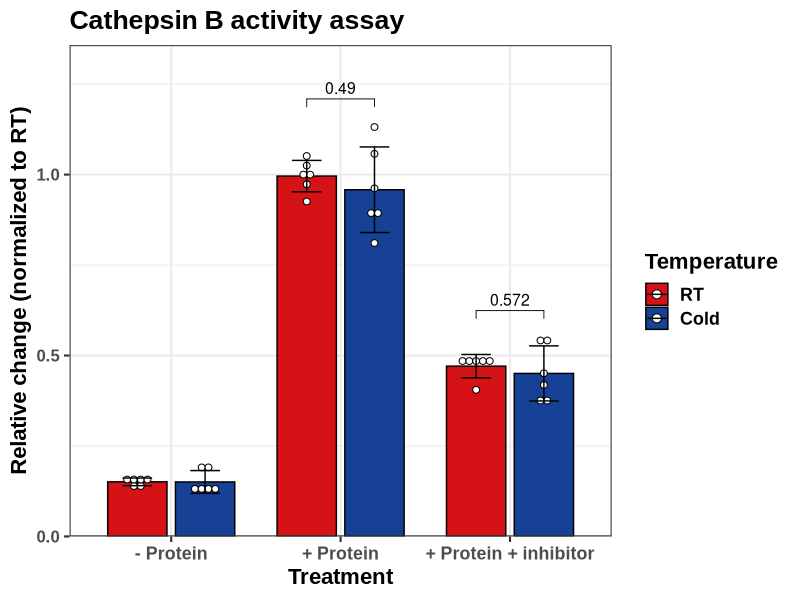
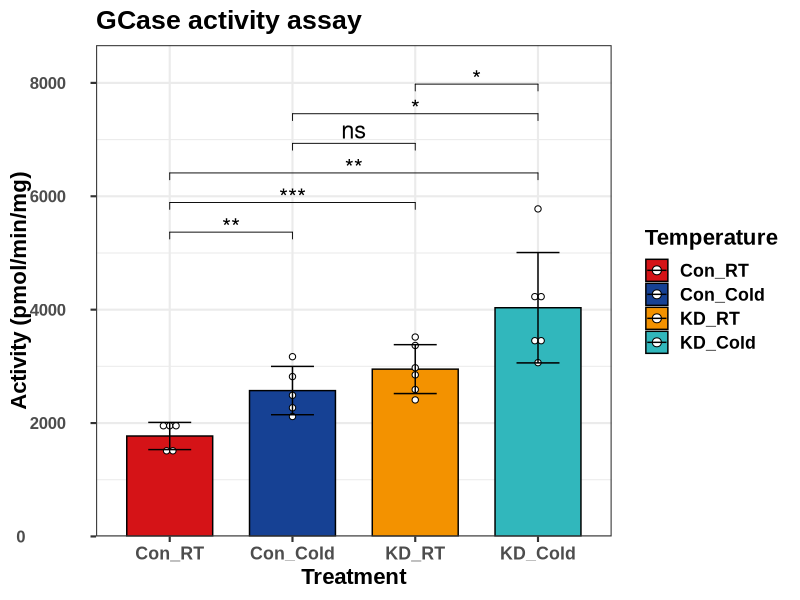

Generate these figures, in order, with R: (Note: this script raises an error after producing the figures.)
## ---- chunk 1
if(!require(tidyverse)){install.packages("tidyverse")}
if(!require(readxl)){install.packages("readxl")}
if(!require(ggpubr)){install.packages("ggpubr")}
if(!require(Cairo)){install.packages("Cairo")}
if(!require(rstatix)){install.packages("rstatix")}
if(!require(ggsci)){install.packages("ggsci")} 
pal_33 <- c("#D51317", "#164194")
pal_45 <- c("#D51317", "#164194", "#F39200FF", "#31B7BCFF")
## ---- chunk 2
mdat <- read_csv("data/CathB/Exp30/2022_0201_CathB_Exp30_r.csv")

mdat$Group <- factor(mdat$Group, 
                     levels = c("RT", "Cold")
                     )
mdat$Treatment <- factor(mdat$Treatment,
                         levels = c("no_prot", "prot",
                                     "prot+E64D")
                         )

p0 <- ggbarplot(mdat, x = "Treatment", y = "Norm_final", 
                add = c("mean_sd", "dotplot"), 
                color = "Group", fill = "Group", 
                add.params = list(width = 0.35, 
                                  binwidth = .15*min(mdat$Norm_final, na.rm = T)
                                  ),
                position = position_dodge(0.8),
                size = 0.5) +
      scale_y_continuous(limits = c(0.00, 1.2*max(mdat$Norm_final, na.rm = T)
                                    ),
                         expand = c(0,0)
                         ) +
      scale_x_discrete(labels = c("- Protein",
                                  "+ Protein",
                                  "+ Protein + inhibitor")
                       )

p1 <- ggpar(p0, palette = pal_33, legend = "top", legend.title = "Temperature", 
            title = "Cathepsin B activity assay",  
            xlab = "Treatment", ylab = "Relative change (normalized to RT)") +
        theme_bw(base_size = 16, base_family = 'Arial') +
        theme(text = element_text(colour = 'black', 
                                  family = "Arial", 
                                  size = 16, 
                                  face = "bold"),
              axis.text.y = element_text(size = 12, hjust = -0.5)
              )

stat.test <- mdat |>
  group_by(Treatment) |>
  na.omit() |>
  t_test(Norm_final ~ Group) |>
  adjust_pvalue(method = "none") |>
  add_significance("p")

stat.test$p.adj.signif <- stat.test$p.signif
stat.test <- stat.test |>
  na.omit() |>
  add_xy_position(fun = "max", "Treatment", dodge = 0.8) 

p2 <- p1 + stat_pvalue_manual(
  stat.test, label = "p", 
  tip.length = 0.02, size = 4,
  hide.ns = F) +
  scale_color_manual(values = c("black", "black"))

CairoPDF(file = "output/Fig2/Fig2B_CathepsinB.pdf", height = 10, width = 12)
  print(p2)
dev.off()
## ---- chunk 3
mdat <- read_xlsx("data/Exp45/2023_0324_Exp45_GCase_assay.xlsx", sheet = "Final")

mdat$Treatment <- paste0(mdat$Genotype, "_", mdat$Temp)

mdat$Treatment <- factor(mdat$Treatment, levels = c("Con_RT", "Con_Cold",
                                                    "KD_RT", "KD_Cold"
                                                    )
                         )
GCase <- mdat # save for correlation 

p0 <- ggbarplot(mdat, x = "Treatment", y = "Activity_uU_mg", 
                add = c("mean_sd", "dotplot"), 
                color = "Treatment", fill = "Treatment", 
                add.params = list(width = 0.35, 
                                  binwidth = 0.075*min(mdat$Activity_uU_mg, na.rm = T)
                                  ),
                position = position_dodge(0.8),
                size = 0.5) +
      scale_y_continuous(limits = c(0.00, 1.5*max(mdat$Activity_uU_mg, na.rm = T)
                                    ),
                         expand = c(0,0)
                         )

p1 <- ggpar(p0, palette = pal_45, legend = "top", legend.title = "Temperature", 
            title = "GCase activity assay",  
            xlab = "Treatment", ylab = "Activity (pmol/min/mg)") +
        theme_bw(base_size = 16, base_family = 'Arial') +
        theme(text = element_text(colour = 'black', 
                                  family = "Arial", 
                                  size = 16, 
                                  face = "bold"),
              axis.text.y = element_text(size = 12, hjust = -0.5)
              )

stat.test <- mdat |>
  na.omit() |>
  t_test(Activity_uU_mg ~ Treatment) |>
  adjust_pvalue(method = "none") |>
  add_significance("p")

stat.test$p.adj.signif <- stat.test$p.signif
stat.test <- stat.test |>
  na.omit() |>
  add_xy_position(fun = "mean_sd", dodge = 0.8) 

p2 <- p1 + stat_pvalue_manual(
  stat.test, label = "p.signif",
  step.increase = 0.015,
  bracket.nudge.y = 0,
  tip.length = 0.02, size = 6,
  hide.ns = F) +
  scale_color_manual(values = c("black", "black",
                                "black", "black")
                     )

CairoPDF(file = "output/Fig4/Fig4F_Exp45_GCase.pdf", height = 10, width = 12)
  print(p2)
dev.off()
## ---- chunk 4
# Load in lipid data using separate script and pull key variables
names(lipids)[1] <- "Sample"
mdat <- merge(GCase, lipids, by = "Sample")

# Plot Cer and GCase first
mdat1 <- mdat |> filter(Subclass == "Total Cer")

p0 <- ggscatter(mdat1,                        
                x = "nmol_g", 
                y = "Activity_uU_mg",
                add = "reg.line", 
                add.params = list(color = "black", fill = "lightgray"),
                conf.int = T,     
                palette = pal_45,   
                color = "Treatment") +                         
  stat_cor(method = "spearman",
          label.x = min(mdat1$nmol_g),               
          p.accuracy = 0.001, r.accuracy = 0.01
          ) +   
  xlab("Total ceramides (nmol/g)") +                
  ylab("GCase activity (pmol/min/mg)") +                     
  ggtitle("Liver data") +   
  theme_bw() +                                       
  theme(legend.position = "right",                        
        text = element_text(size = 16, 
                            family = "Arial"),
        axis.line = element_line(colour = "black")
        )
p0

CairoPDF(file = "output/Fig4/Fig4F_GCase_Cer_corr.pdf",
         height = 8, width = 8)
  print(p0)
dev.off()


# Plot HexCer and GCase 
mdat1 <- mdat |> filter(Subclass == "Total HexCer")

p0 <- ggscatter(mdat1,                        
                x = "nmol_g", 
                y = "Activity_uU_mg",
                add = "reg.line", 
                add.params = list(color = "black", fill = "lightgray"),
                conf.int = T,     
                palette = pal_45,   
                color = "Treatment") +                         
  stat_cor(method = "spearman",
          label.x = min(mdat1$nmol_g),               
          p.accuracy = 0.001, r.accuracy = 0.01
          ) +   
  xlab("Total HexCer (nmol/g)") +                
  ylab("GCase activity (pmol/min/mg)") +                     
  ggtitle("Liver data") +   
  theme_bw() +                                       
  theme(legend.position = "right",                        
        text = element_text(size = 16, 
                            family = "Arial"),
        axis.line = element_line(colour = "black")
        )
p0
